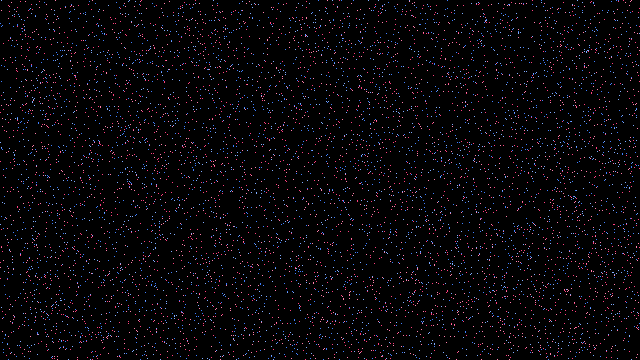
Frame 1 (no input)
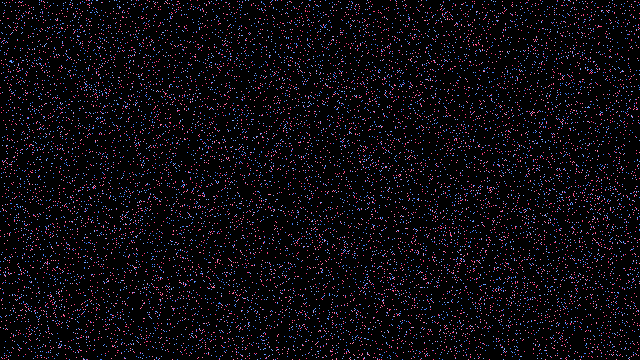
Frame 60 (the mouse pressed at the canvas centre just before this capture)
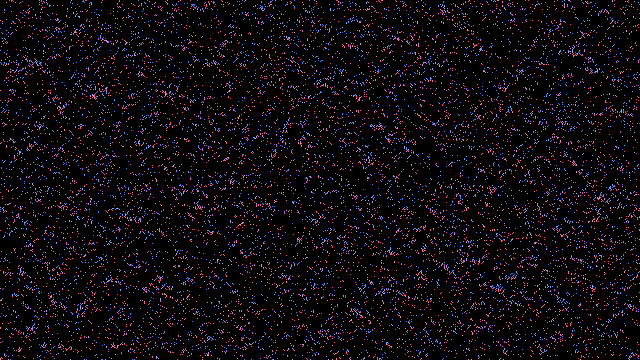
Frame 120 (the mouse held since frame 60 and released just before this capture)

The Processing sketch that drew these frames (run headless with seeded random() and noise(); from frame 60 on, the mouse is pressed at the canvas centre):

// Processing sketch: Spore2
// ── Spore2.pde
/**
 * Spore 2 
 * by Mike Davis. 
 * 
 * A short program for alife experiments. Click in the window to restart. 
 * Each cell is represented by a pixel on the display as well as an entry in
 * the array 'cells'. Each cell has a run() method, which performs actions
 * based on the cell's surroundings.  Cells run one at a time (to avoid conflicts
 * like wanting to move to the same space) and in random order. 
 */
 
World w;
int maxcells = 8000;
int numcells;
Cell[] cells = new Cell[maxcells];
color spore1, spore2, spore3, spore4;
color black = color(0, 0, 0);
// set lower for smoother animation, higher for faster simulation
int runs_per_loop = 10000;

void setup()
{
  size(640, 360);
  frameRate(24);
  reset();
}

void reset() {
  clearScreen();
  w = new World();
  spore1 = color(128, 172, 255);
  spore2 = color(64, 128, 255);
  spore3 = color(255, 128, 172);
  spore4 = color(255, 64, 128);
  numcells = 0;
  seed();
}

void seed()
{
  // Add cells at random places
  for (int i = 0; i < maxcells; i++)
  {
    int cX = int(random(width));
    int cY = int(random(height));
    int c;
    float r = random(1);
    if (r < 0.25) c = spore1;
    else if (r < 0.5) c = spore2;
    else if (r < 0.75) c = spore3;
    else c = spore4;
    if (w.getpix(cX, cY) == black)
    {
      w.setpix(cX, cY, c);
      cells[numcells] = new Cell(cX, cY);
      numcells++;
    }
  }
}

void draw() {
  // Run cells in random order
  for (int i = 0; i < runs_per_loop; i++) {
    int selected = min((int)random(numcells), numcells - 1);
    cells[selected].run();
  }
}

void clearScreen() {
  background(0);
}

class Cell {
  int x, y;
  Cell(int xin, int yin) {
    x = xin;
    y = yin;
  }
  
  // Perform action based on surroundings
  void run() {
    // Fix cell coordinates
    while(x < 0) {
      x+=width;
    }
    while(x > width - 1) {
      x-=width;
    }
    while(y < 0) {
      y+=height;
    }
    while(y > height - 1) {
      y-=height;
    }

    // Cell instructions
    int myColor = w.getpix(x, y);
    if (myColor == spore1) {
      if (w.getpix(x - 1, y + 1) == black && w.getpix(x + 1, y + 1) == black && w.getpix(x, y + 1) == black) move(0, 1);
      else if (w.getpix(x - 1, y) == spore2 && w.getpix(x - 1, y - 1) != black) move(0, -1);
      else if (w.getpix(x - 1, y) == spore2 && w.getpix(x - 1, y - 1) == black) move(-1, -1);
      else if (w.getpix(x + 1, y) == spore1 && w.getpix(x + 1, y - 1) != black) move(0, -1);
      else if (w.getpix(x + 1, y) == spore1 && w.getpix(x + 1, y - 1) == black) move(1, -1);
      else move((int)random(3) - 1, 0);
    } else if (myColor == spore2) {
      if (w.getpix(x - 1, y + 1) == black && w.getpix(x + 1, y + 1) == black && w.getpix(x, y + 1) == black) move(0, 1);
      else if (w.getpix(x + 1, y) == spore1 && w.getpix(x + 1, y - 1) != black) move(0, -1);
      else if (w.getpix(x + 1, y) == spore1 && w.getpix(x + 1, y - 1) == black) move(1, -1);
      else if (w.getpix(x - 1, y) == spore2 && w.getpix(x - 1, y - 1) != black) move(0, -1);
      else if (w.getpix(x - 1, y) == spore2 && w.getpix(x - 1, y - 1) == black) move(-1, -1);
      else move((int)random(3) - 1, 0);
    }
    else if (myColor == spore3)
    {
      if (w.getpix(x - 1, y - 1) == black && w.getpix(x + 1, y - 1) == black && w.getpix(x, y - 1) == black) move(0, -1);
      else if (w.getpix(x - 1, y) == spore4 && w.getpix(x - 1, y + 1) != black) move(0, 1);
      else if (w.getpix(x - 1, y) == spore4 && w.getpix(x - 1, y + 1) == black) move(-1, 1);
      else if (w.getpix(x + 1, y) == spore3 && w.getpix(x + 1, y + 1) != black) move(0, 1);
      else if (w.getpix(x + 1, y) == spore3 && w.getpix(x + 1, y + 1) == black) move(1, 1);
      else move((int)random(3) - 1, 0);
    }
    else if (myColor == spore4)
    {
      if (w.getpix(x - 1, y - 1) == black && w.getpix(x + 1, y - 1) == black && w.getpix(x, y - 1) == black) move(0, -1);
      else if (w.getpix(x + 1, y) == spore3 && w.getpix(x + 1, y + 1) != black) move(0, 1);
      else if (w.getpix(x + 1, y) == spore3 && w.getpix(x + 1, y + 1) == black) move(1, 1);
      else if (w.getpix(x - 1, y) == spore4 && w.getpix(x - 1, y + 1) != black) move(0, 1);
      else if (w.getpix(x - 1, y) == spore4 && w.getpix(x - 1, y + 1) == black) move(-1, 1);
      else move((int)random(3) - 1, 0);
    }
  }
  
  // Will move the cell (dx, dy) units if that space is empty
  void move(int dx, int dy) {
    if (w.getpix(x + dx, y + dy) == black) {
      w.setpix(x + dx, y + dy, w.getpix(x, y));
      w.setpix(x, y, color(0));
      x += dx;
      y += dy;
    }
  }
}

//  The World class simply provides two functions, get and set, which access the
//  display in the same way as getPixel and setPixel.  The only difference is that
//  the World class's get and set do screen wraparound ("toroidal coordinates").
class World {
  
  void setpix(int x, int y, int c) {
    while(x < 0) x+=width;
    while(x > width - 1) x-=width;
    while(y < 0) y+=height;
    while(y > height - 1) y-=height;
    set(x, y, c);
  }
  
  color getpix(int x, int y) {
    while(x < 0) x+=width;
    while(x > width - 1) x-=width;
    while(y < 0) y+=height;
    while(y > height - 1) y-=height;
    return get(x, y);
  }
}

void mousePressed() {
  reset();
}
